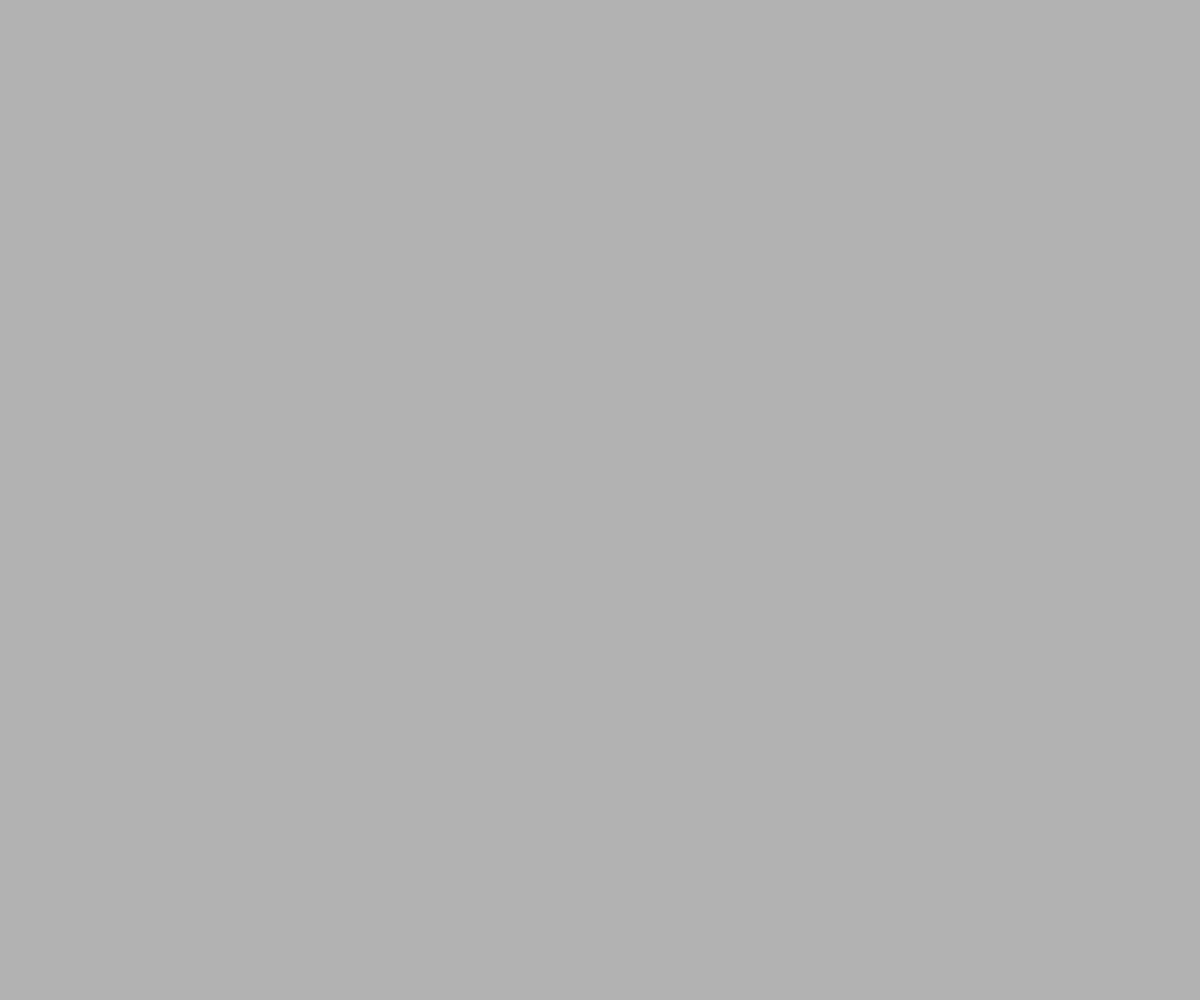
Frame 1 (no input)
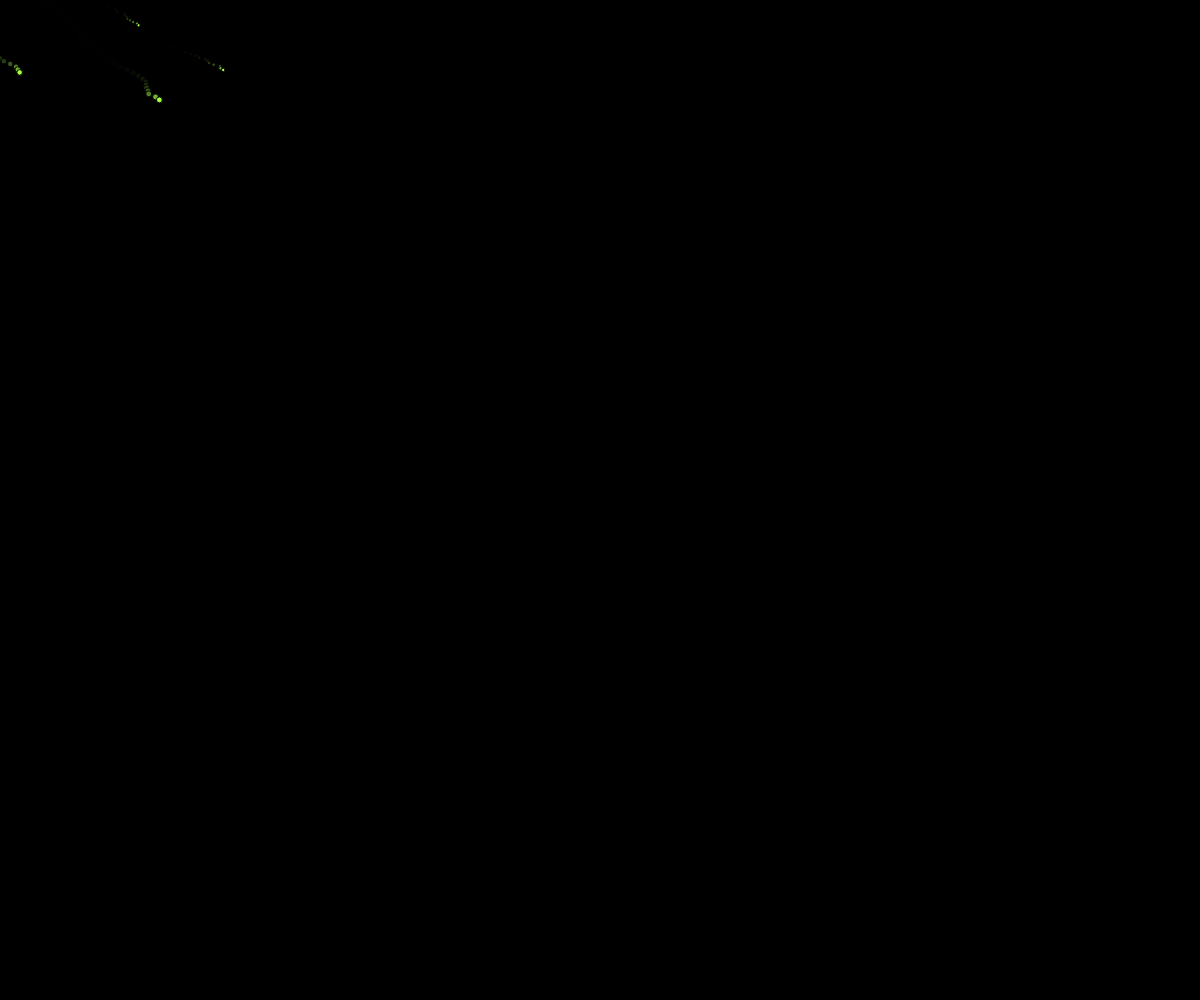
Frame 60 (no input)
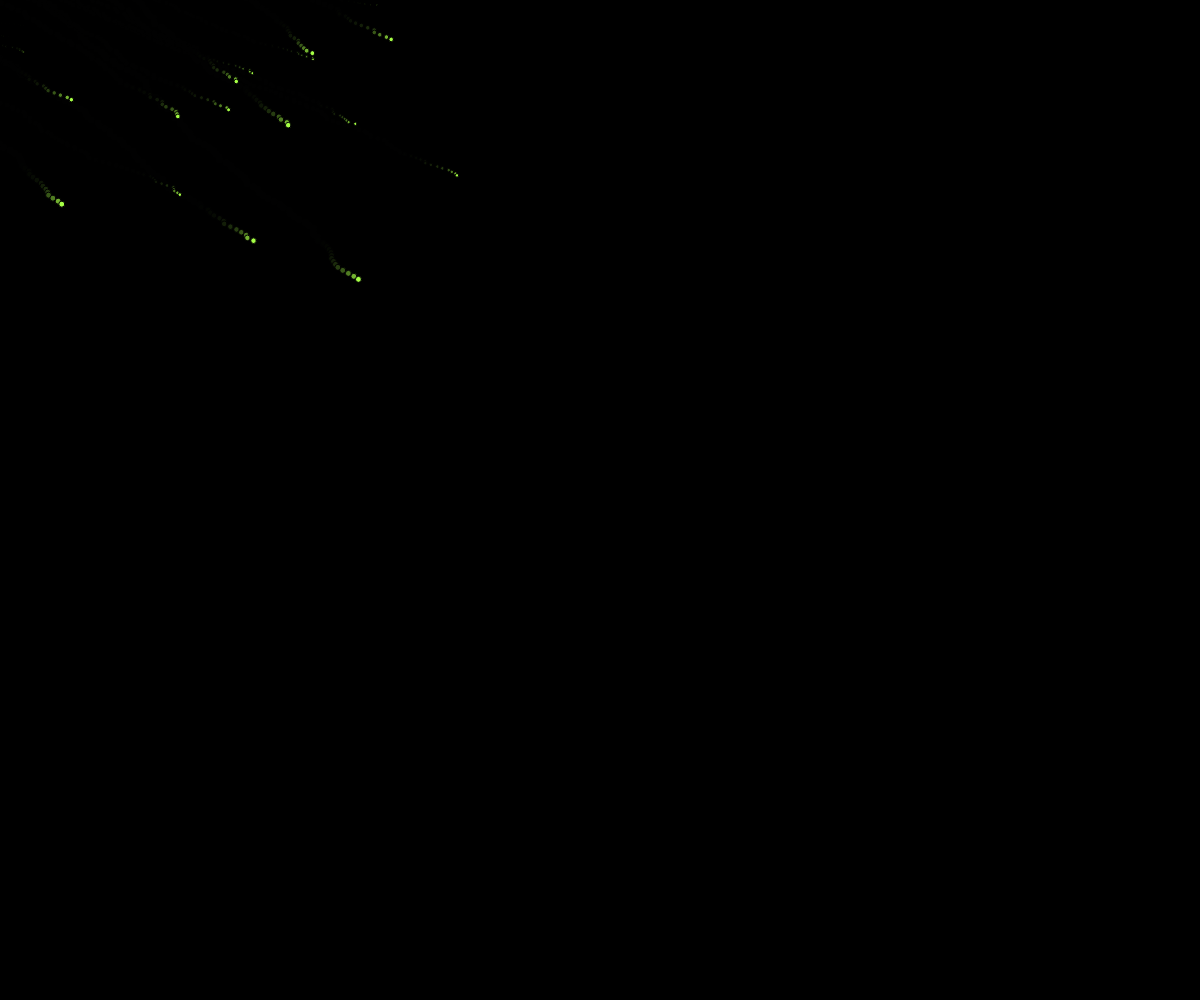
Frame 120 (the mouse pressed at the canvas centre since frame 60)

The p5.js sketch that drew these frames (run headless with seeded random() and noise() and a simulated clock; from frame 60 on, the mouse is pressed at the canvas centre):

// p5.js sketch
// ── sketch.js
var meteors = [];  //telling the script that meteors is an empty array

function setup(){
  createCanvas(window.innerWidth, window.innerHeight);

  ellipseMode(RADIUS);

  colorMode(HSB);

  for(var i = 0; i < 300; i++){
    meteors.push(new Meteor());
  }
}

//resource heavy
function draw(){
  background(color(0,0.3));

  for(var i = 0; i < meteors.length; i++){  //loop through each meteor in array to move/display individually
     meteors[i].move();
     meteors[i].display(); //for each meteor within array, accessing move and display method in Meteor
  }
}

//capital M because this is the name of our object(class)
function Meteor(){
  this.size = random(3);
  this.color = color(89,73,232);
  this.speed = random(10);

  this.x = -random(width);
  this.y = -random(height);

  this.move = function(){
    this.x += random(7);
    this.y += this.size;

    if(this.x > width || this.y > height){
      this.x = -random(width);
      this.y = -random(height);
    }
  }

  this.display = function(){
    fill(this.color);
    ellipse(this.x,this.y,this.size,this.size);
  }
}
